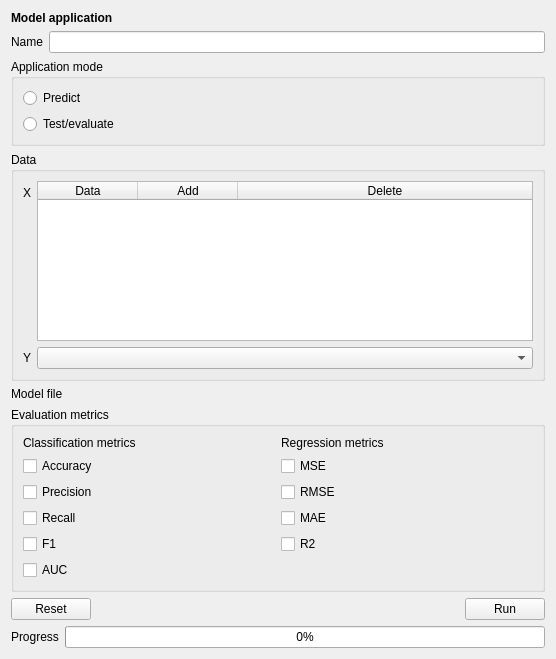
<?xml version="1.0" encoding="UTF-8"?>
<ui version="4.0">
 <class>Form</class>
 <widget class="QWidget" name="Form">
  <property name="geometry">
   <rect>
    <x>0</x>
    <y>0</y>
    <width>556</width>
    <height>659</height>
   </rect>
  </property>
  <property name="sizePolicy">
   <sizepolicy hsizetype="Preferred" vsizetype="Preferred">
    <horstretch>0</horstretch>
    <verstretch>0</verstretch>
   </sizepolicy>
  </property>
  <property name="minimumSize">
   <size>
    <width>0</width>
    <height>0</height>
   </size>
  </property>
  <property name="maximumSize">
   <size>
    <width>16777215</width>
    <height>16777215</height>
   </size>
  </property>
  <property name="windowTitle">
   <string>Form</string>
  </property>
  <layout class="QVBoxLayout" name="verticalLayout_4">
   <item>
    <widget class="QLabel" name="model_application_label">
     <property name="font">
      <font>
       <weight>75</weight>
       <bold>true</bold>
      </font>
     </property>
     <property name="text">
      <string>Model application</string>
     </property>
    </widget>
   </item>
   <item>
    <layout class="QHBoxLayout" name="horizontalLayout_5">
     <item>
      <widget class="QLabel" name="label">
       <property name="text">
        <string>Name</string>
       </property>
      </widget>
     </item>
     <item>
      <widget class="QLineEdit" name="lineEdit"/>
     </item>
    </layout>
   </item>
   <item>
    <widget class="QGroupBox" name="application_mode_groupbox">
     <property name="title">
      <string>Application mode</string>
     </property>
     <layout class="QHBoxLayout" name="horizontalLayout_4">
      <item>
       <layout class="QVBoxLayout" name="verticalLayout">
        <item>
         <widget class="QRadioButton" name="predict_radiobutton">
          <property name="text">
           <string>Predict</string>
          </property>
         </widget>
        </item>
        <item>
         <widget class="QRadioButton" name="test_radiobutton">
          <property name="text">
           <string>Test/evaluate</string>
          </property>
         </widget>
        </item>
       </layout>
      </item>
     </layout>
    </widget>
   </item>
   <item>
    <widget class="QGroupBox" name="data_groupbox">
     <property name="sizePolicy">
      <sizepolicy hsizetype="Preferred" vsizetype="Maximum">
       <horstretch>0</horstretch>
       <verstretch>0</verstretch>
      </sizepolicy>
     </property>
     <property name="title">
      <string>Data</string>
     </property>
     <layout class="QFormLayout" name="formLayout">
      <item row="0" column="0">
       <widget class="QLabel" name="training_data_label">
        <property name="text">
         <string>X</string>
        </property>
       </widget>
      </item>
      <item row="1" column="0">
       <widget class="QLabel" name="y_label">
        <property name="text">
         <string>Y</string>
        </property>
       </widget>
      </item>
      <item row="1" column="1">
       <widget class="QgsMapLayerComboBox" name="y"/>
      </item>
      <item row="0" column="1">
       <widget class="QTableWidget" name="training_data">
        <property name="sizePolicy">
         <sizepolicy hsizetype="Expanding" vsizetype="Minimum">
          <horstretch>0</horstretch>
          <verstretch>0</verstretch>
         </sizepolicy>
        </property>
        <property name="minimumSize">
         <size>
          <width>0</width>
          <height>75</height>
         </size>
        </property>
        <attribute name="horizontalHeaderStretchLastSection">
         <bool>true</bool>
        </attribute>
        <column>
         <property name="text">
          <string>Data</string>
         </property>
        </column>
        <column>
         <property name="text">
          <string>Add</string>
         </property>
        </column>
        <column>
         <property name="text">
          <string>Delete</string>
         </property>
        </column>
       </widget>
      </item>
     </layout>
    </widget>
   </item>
   <item>
    <layout class="QHBoxLayout" name="horizontalLayout">
     <item>
      <widget class="QLabel" name="model_file_label">
       <property name="text">
        <string>Model file</string>
       </property>
      </widget>
     </item>
     <item>
      <widget class="QgsFileWidget" name="model_file"/>
     </item>
    </layout>
   </item>
   <item>
    <widget class="QGroupBox" name="evaluation_metrics_groupbox">
     <property name="title">
      <string>Evaluation metrics</string>
     </property>
     <layout class="QGridLayout" name="gridLayout">
      <item row="0" column="0">
       <layout class="QHBoxLayout" name="horizontalLayout_2">
        <item>
         <layout class="QVBoxLayout" name="verticalLayout_3">
          <item>
           <widget class="QLabel" name="classification_metrics_label">
            <property name="text">
             <string>Classification metrics</string>
            </property>
           </widget>
          </item>
          <item>
           <widget class="QCheckBox" name="accuracy_checkbox">
            <property name="text">
             <string>Accuracy</string>
            </property>
           </widget>
          </item>
          <item>
           <widget class="QCheckBox" name="precision_checkbox">
            <property name="text">
             <string>Precision</string>
            </property>
           </widget>
          </item>
          <item>
           <widget class="QCheckBox" name="recall_checkbox">
            <property name="text">
             <string>Recall</string>
            </property>
           </widget>
          </item>
          <item>
           <widget class="QCheckBox" name="f1_checkbox">
            <property name="text">
             <string>F1</string>
            </property>
           </widget>
          </item>
          <item>
           <widget class="QCheckBox" name="auc_checkbox">
            <property name="text">
             <string>AUC</string>
            </property>
           </widget>
          </item>
         </layout>
        </item>
        <item>
         <layout class="QVBoxLayout" name="verticalLayout_2">
          <item>
           <widget class="QLabel" name="regression_metrics_label">
            <property name="text">
             <string>Regression metrics</string>
            </property>
           </widget>
          </item>
          <item>
           <widget class="QCheckBox" name="mse_checkbox">
            <property name="text">
             <string>MSE</string>
            </property>
           </widget>
          </item>
          <item>
           <widget class="QCheckBox" name="rmse_checkbox">
            <property name="text">
             <string>RMSE</string>
            </property>
           </widget>
          </item>
          <item>
           <widget class="QCheckBox" name="mae_checkbox">
            <property name="text">
             <string>MAE</string>
            </property>
           </widget>
          </item>
          <item>
           <widget class="QCheckBox" name="r2_checkbox">
            <property name="text">
             <string>R2</string>
            </property>
           </widget>
          </item>
          <item>
           <spacer name="verticalSpacer">
            <property name="orientation">
             <enum>Qt::Vertical</enum>
            </property>
            <property name="sizeHint" stdset="0">
             <size>
              <width>20</width>
              <height>40</height>
             </size>
            </property>
           </spacer>
          </item>
         </layout>
        </item>
       </layout>
      </item>
     </layout>
    </widget>
   </item>
   <item>
    <layout class="QHBoxLayout" name="horizontalLayout_3">
     <item>
      <widget class="QPushButton" name="reset_btn">
       <property name="text">
        <string>Reset</string>
       </property>
      </widget>
     </item>
     <item>
      <spacer name="horizontalSpacer">
       <property name="orientation">
        <enum>Qt::Horizontal</enum>
       </property>
       <property name="sizeHint" stdset="0">
        <size>
         <width>40</width>
         <height>20</height>
        </size>
       </property>
      </spacer>
     </item>
     <item>
      <widget class="QPushButton" name="start_training_btn">
       <property name="text">
        <string>Run</string>
       </property>
      </widget>
     </item>
    </layout>
   </item>
   <item>
    <layout class="QHBoxLayout" name="horizontalLayout_6">
     <item>
      <widget class="QLabel" name="label_15">
       <property name="text">
        <string>Progress</string>
       </property>
      </widget>
     </item>
     <item>
      <widget class="QProgressBar" name="training_progress_bar">
       <property name="value">
        <number>0</number>
       </property>
      </widget>
     </item>
    </layout>
   </item>
  </layout>
 </widget>
 <customwidgets>
  <customwidget>
   <class>QgsFileWidget</class>
   <extends>QWidget</extends>
   <header>qgsfilewidget.h</header>
   <container>1</container>
  </customwidget>
  <customwidget>
   <class>QgsMapLayerComboBox</class>
   <extends>QComboBox</extends>
   <header>qgsmaplayercombobox.h</header>
  </customwidget>
 </customwidgets>
 <resources/>
 <connections/>
</ui>
